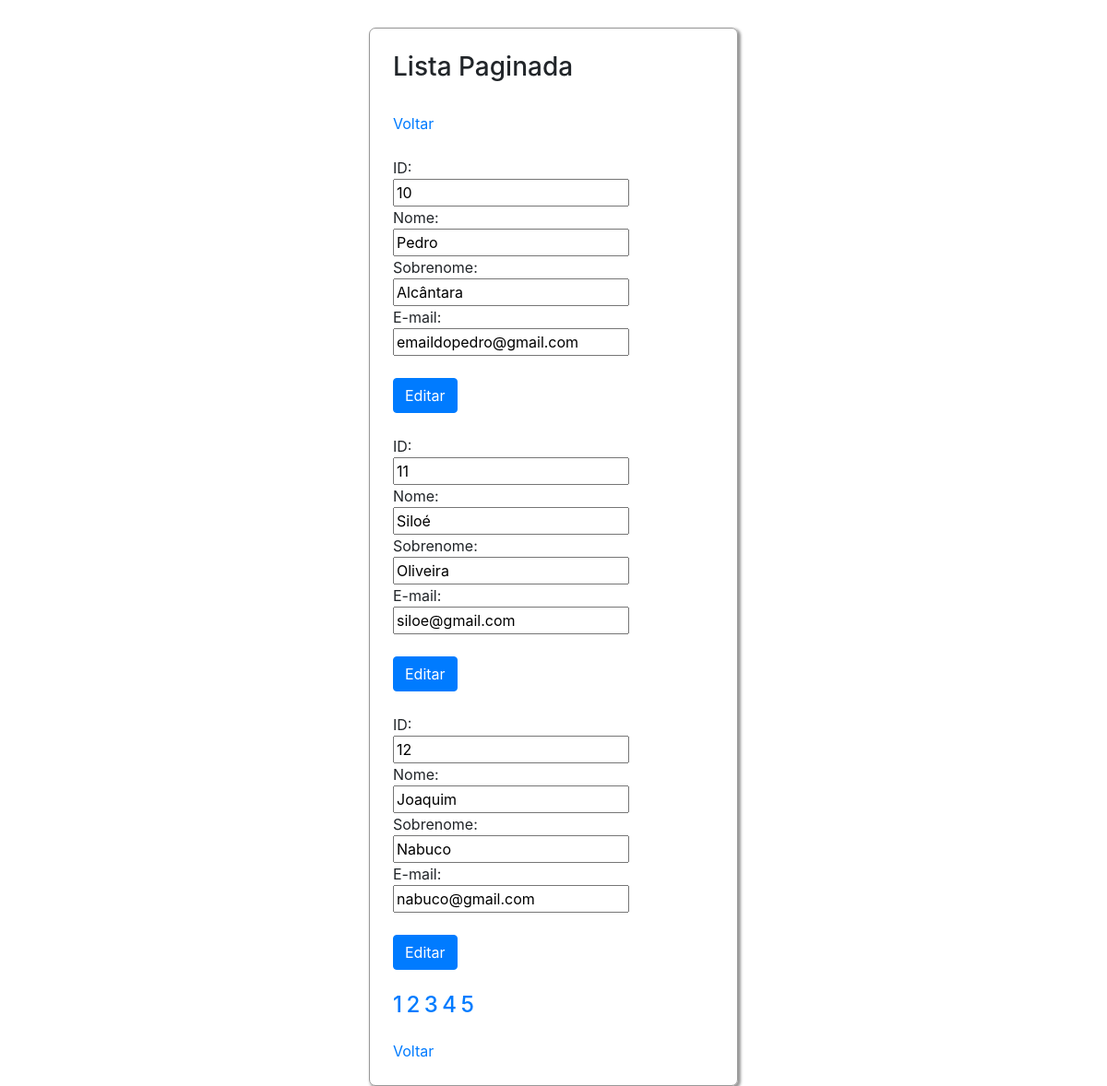
/list_pages.php?pagina=4, run on the app's committed database.
### tables this page shows
CREATE TABLE `tbl_usuarios` (
  `id_usuario` int(11) NOT NULL,
  `primeiro_nome` varchar(20) DEFAULT NULL,
  `sobrenome` varchar(60) DEFAULT NULL,
  `email` varchar(60) NOT NULL
);

### list_pages.php (the view, shortened to what this page needs)
<!DOCTYPE html>
<html>
<head>
  <link rel="stylesheet" href="https://maxcdn.bootstrapcdn.com/bootstrap/4.2.1/css/bootstrap.min.css">
  <link href="stylesheet.css" type="text/css" rel="stylesheet" media="screen" />
</head>
<body>
  <div>
    <h3>Lista Paginada</h3><br>
    <a href="index.php" target="_self">Voltar</a><br><br>
<?php
    include "connect.php";
    $pagina = (isset($_GET['pagina']))? $_GET['pagina'] : 1;
    $comando = "select * from tbl_usuarios;";
    $dados = mysqli_query($link,$comando);
    $total = mysqli_num_rows($dados);
    $registros = 3;
    $numPaginas = ceil($total/$registros);
    $inicio = ($registros*$pagina)-$registros;
    $comando = "select * from tbl_usuarios limit $inicio,$registros;";
    $dados = mysqli_query($link,$comando);
    while ($conteudo = mysqli_fetch_array($dados)) {
      $id = $conteudo['id_usuario'];
      $primeiro_nome = $conteudo['primeiro_nome'];
      $sobrenome = $conteudo['sobrenome'];
      $email = $conteudo['email'];
      echo "<form action='form_update.php' method='POST'>";
      echo "ID:<br>";
      echo "<input type='text' name='id_usuario' value='$id'><br>";
      echo "Nome:<br>";
      echo "<input type='text' name='primeiro_nome' value='$primeiro_nome'><br>";
      echo "Sobrenome:<br>";
      echo "<input type='text' name='sobrenome' value='$sobrenome'><br>";
      echo "E-mail:<br>";
      echo "<input type='text' name='email' value='$email'><br><br>";
      echo "<input class='btn btn-primary' type='submit' value='Editar'><br><br<br><br>";
      echo "</form>";
    }
    for($i = 1; $i < $numPaginas + 1; $i++) {
        echo "<h4><a href='list_pages.php?pagina=$i'>".$i."</h4></a> ";
    }
?>
<br><br>
<a href="index.php" target="_self">Voltar</a><br>
</div>
</body>
</html>

### stylesheet.css (style rules this page uses)
div { width: 400px; margin: 30px auto; border: 1px solid #999; padding: 25px; border-radius: 7px; box-shadow: 2px 2px 3px 1px #999; }

### list_pages.php (style rules this page uses)
h4 { display:inline; }

### data on the page
tbl_usuarios: id_usuario "10", primeiro_nome "Pedro", sobrenome "Alcântara", email "emaildopedro@gmail.com"
tbl_usuarios: id_usuario "11", primeiro_nome "Siloé", sobrenome "Oliveira", email "siloe@gmail.com"
tbl_usuarios: id_usuario "12", primeiro_nome "Joaquim", sobrenome "Nabuco", email "nabuco@gmail.com"
